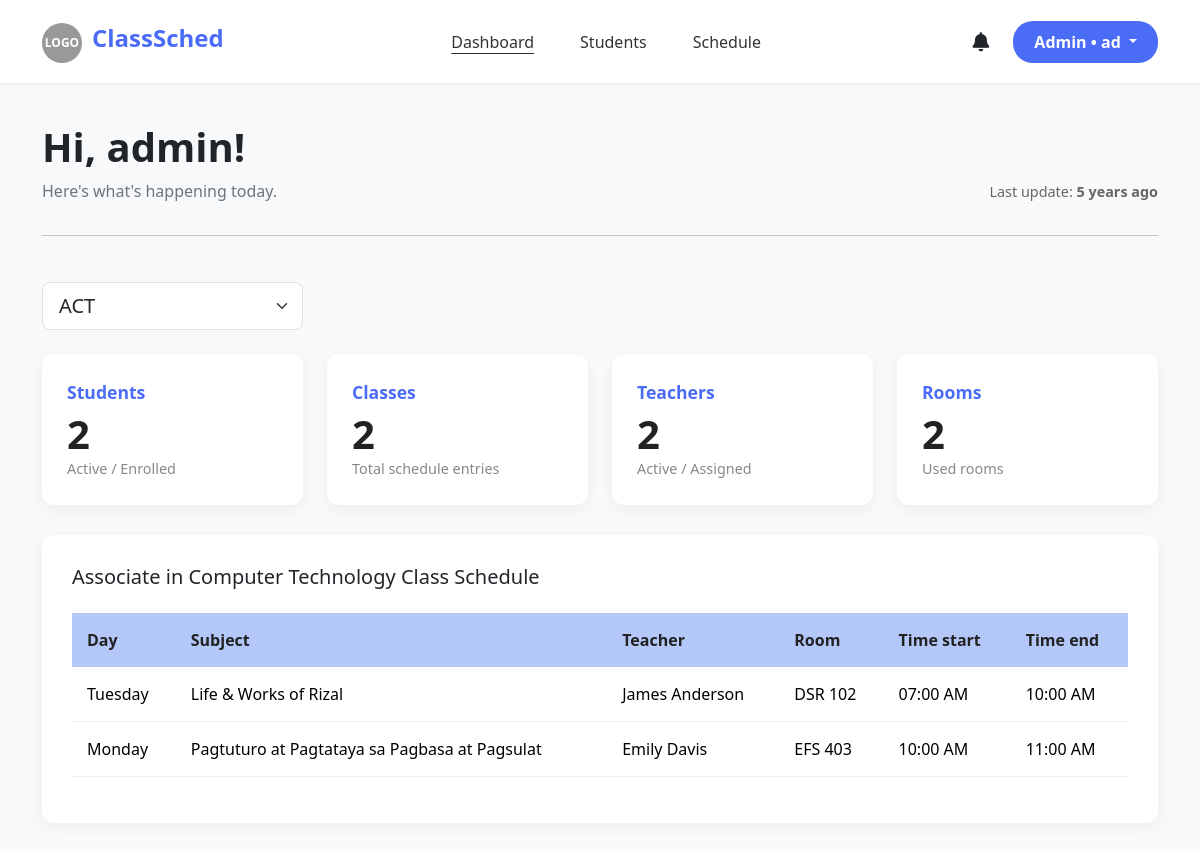
/src/admin_dashboard.php?course_id=2 (signed in), run on the app's committed database.
### tables this page shows
CREATE TABLE schedules (
        id INTEGER PRIMARY KEY AUTOINCREMENT,
        day TEXT NOT NULL,
        subject_id INTEGER NOT NULL,
        teacher_id INTEGER NOT NULL,
        room TEXT(10),
        time_start TIME,
        time_end TIME,
        course_id INTEGER NOT NULL,
        
        FOREIGN KEY (teacher_id) REFERENCES teachers(id),
        FOREIGN KEY (course_id) REFERENCES courses(id),
        FOREIGN KEY (subject_id) REFERENCES subjects(id)
    );

CREATE TABLE subjects (
        id INTEGER PRIMARY KEY AUTOINCREMENT,
        subject_name TEXT NOT NULL UNIQUE
    );

CREATE TABLE teachers (
        id INTEGER PRIMARY KEY AUTOINCREMENT,
        name TEXT NOT NULL UNIQUE
    );

### src/admin_dashboard.php (the view, shortened to what this page needs)
<?php
$user = $_SESSION["user"];
$db = get_db();
$selected_course = isset($_GET['course_id']) ? (int)$_GET['course_id'] : COURSE_ALL;
switch ($selected_course) {
    case COURSE_ACT:
        $course_name = "Associate in Computer Technology";
        break;
}
if ($selected_course === COURSE_ALL) {
    $student_enrolled = $db->querySingle("SELECT COUNT(id) FROM students");
    $classes_count = $db->querySingle("SELECT COUNT(id) FROM schedules");
    $teachers_count = $db->querySingle("SELECT COUNT(id) FROM teachers");
    $rooms_count = $db->querySingle("SELECT COUNT(DISTINCT room) FROM schedules WHERE room IS NOT NULL AND room != ''");
} else {
    $student_enrolled = $db->querySingle("SELECT COUNT(id) FROM students WHERE course_id = $selected_course");
    $classes_count = $db->querySingle("SELECT COUNT(id) FROM schedules WHERE course_id = $selected_course");
    $teachers_count = $db->querySingle("SELECT COUNT(DISTINCT teacher_id) FROM schedules WHERE course_id = $selected_course");
    $rooms_count = $db->querySingle("SELECT COUNT(DISTINCT room) FROM schedules WHERE room IS NOT NULL AND room != '' AND course_id = $selected_course");
}
$db_file_path = __DIR__ . '/../users.db';
$last_update_text = "Unknown";
if (file_exists($db_file_path)) {
    $file_mod_time = filemtime($db_file_path);
    $time_diff = time() - $file_mod_time;
    if ($time_diff < 60) {
        $last_update_text = "Just now";
    } else {
        $tokens = [
            31536000 => 'year',
            2592000 => 'month',
            604800 => 'week',
            86400 => 'day',
            3600 => 'hour',
            60 => 'minute',
            1 => 'second'
        ];
        foreach ($tokens as $unit => $text) {
            $numberOfUnits = floor($time_diff / $unit);
            $last_update_text = $numberOfUnits . ' ' . $text . (($numberOfUnits > 1) ? 's' : '') . ' ago';
            break;
        }
    }
}
$sql_sched = "
    SELECT
        sch.*,
        sub.subject_name AS subject_name_display,
        t.name AS teacher_name_display
    FROM schedules sch
    LEFT JOIN subjects sub ON sch.subject_id = sub.id
    LEFT JOIN teachers t ON sch.teacher_id = t.id
";
if ($selected_course !== COURSE_ALL) {
    $sql_sched .= " WHERE sch.course_id = :course_id";
} else {
    $sql_sched .= " GROUP BY sch.subject_id, sch.teacher_id, sch.room, sch.time_start, sch.time_end, sch.day";
}
$sql_sched .= " ORDER BY sch.time_start ASC";
$stmt = $db->prepare($sql_sched);
if ($selected_course !== COURSE_ALL) {
    $stmt->bindValue(':course_id', $selected_course, SQLITE3_INTEGER);
}
$sched_result = $stmt->execute();
?>
<!DOCTYPE html>
<html lang="en">
<head>
    <link href="https://cdn.jsdelivr.net/npm/bootstrap@5.3.3/dist/css/bootstrap.min.css" rel="stylesheet">
    <link href="https://cdnjs.cloudflare.com/ajax/libs/font-awesome/6.0.0/css/all.min.css" rel="stylesheet">
    <link rel="stylesheet" href="../admin_dashboard.css">
</head>
<body>
    <nav class="navbar navbar-expand-lg">
        <div class="container">
            <a class="navbar-brand" href="#">
                <span class="logo-circle">LOGO</span>ClassSched
            </a>
            <div class="collapse navbar-collapse justify-content-center" id="navbarNav">
                <ul class="navbar-nav">
                    <li class="nav-item"><a class="nav-link active" href="admin_dashboard.php">Dashboard</a></li>
                    <li class="nav-item"><a class="nav-link" href="admin_student_manage.php">Students</a></li>
                    <li class="nav-item"><a class="nav-link" href="admin_schedule.php">Schedule</a></li>
                </ul>
            </div>
            <div class="d-flex align-items-center">
                <i class="fa-solid fa-bell me-4" style="font-size: 1.2rem; cursor: pointer;"></i>
                <div class="dropdown">
                    <button class="btn btn-admin dropdown-toggle" type="button" data-bs-toggle="dropdown">
                        Admin • <?php echo htmlspecialchars(substr($user["name"], 0, 2)); ?>
                    </button>
                </div>
            </div>
        </div>
    </nav>
    <div class="container mb-5">
        <div class="row hero-section align-items-end">
            <div class="col-md-6">
                <h1 class="fw-bold">Hi, <?php echo htmlspecialchars($user["name"]); ?>!</h1>
                <p class="text-secondary mb-0">Here's what's happening today.</p>
            </div>
            <div class="col-md-6 last-update">
                Last update: <strong><?php echo $last_update_text; ?></strong>
            </div>
            <div class="col-12 mt-3">
                <hr>
            </div>
        </div>
        <div class="row mb-4">
            <div class="col-md-3">
                <form action="" method="GET">
                    <select name="course_id" class="form-select form-select-lg" onchange="this.form.submit()">
                        <option value="<?php echo COURSE_ACT; ?>" <?php if($selected_course == COURSE_ACT) echo 'selected'; ?>>ACT</option>
                    </select>
                </form>
            </div>
        </div>
        <div class="row g-4">
            <div class="col-md-3">
                <div class="stats-card">
                    <div class="stats-label">Students</div>
                    <div class="stats-number"><?php echo $student_enrolled; ?></div>
                    <div class="stats-sub">Active / Enrolled</div>
                </div>
            </div>
            <div class="col-md-3">
                <div class="stats-card">
                    <div class="stats-label">Classes</div>
                    <div class="stats-number"><?php echo $classes_count; ?></div>
                    <div class="stats-sub">Total schedule entries</div>
                </div>
            </div>
            <div class="col-md-3">
                <div class="stats-card">
                    <div class="stats-label">Teachers</div>
                    <div class="stats-number"><?php echo $teachers_count; ?></div>
                    <div class="stats-sub">Active / Assigned</div>
                </div>
            </div>
            <div class="col-md-3">
                <div class="stats-card">
                    <div class="stats-label">Rooms</div>
                    <div class="stats-number"><?php echo $rooms_count; ?></div>
                    <div class="stats-sub">Used rooms</div>
                </div>
            </div>
        </div>
        <div class="schedule-section">
            <h5 class="mb-4"><?php echo $course_name; ?> Class Schedule</h5>
            <div class="table-responsive">
                <table class="table custom-table">
                    <thead>
                        <tr>
                            <th>Day</th>
                            <th>Subject</th>
                            <th>Teacher</th>
                            <th>Room</th>
                            <th>Time start</th>
                            <th>Time end</th>
                        </tr>
                    </thead>
                    <tbody>
                        <?php while ($row = $sched_result->fetchArray(SQLITE3_ASSOC)): ?>
                        <tr>
                            <td><?php echo htmlspecialchars($row['day'] ?? '--'); ?></td>
                            <td><?php echo htmlspecialchars($row['subject_name_display'] ?? 'Unknown Subject'); ?></td>
                            <td><?php echo htmlspecialchars($row['teacher_name_display'] ?? 'Unknown Teacher'); ?></td>
                            <td><?php echo htmlspecialchars($row['room'] ?? 'TBA'); ?></td>
                            <td>
                                <?php
                                    if (!empty($row['time_start'])) {
                                        echo date("h:i A", strtotime($row['time_start']));
                                    } else {
                                        echo '--:--';
                                    }
                                ?>
                            </td>
                            <td>
                                <?php
                                    if (!empty($row['time_end'])) {
                                        echo date("h:i A", strtotime($row['time_end']));
                                    } else {
                                        echo '--:--';
                                    }
                                ?>
                            </td>
                        </tr>
                        <?php endwhile; ?>
                    </tbody>
                </table>
            </div>
        </div>
    </div>
</body>
</html>

### admin_dashboard.css (style rules this page uses)
body { background-color: #f8f9fa; font-family: 'Segoe UI', Tahoma, Geneva, Verdana, sans-serif; }
.navbar { background-color: white; box-shadow: 0 2px 4px rgba(0,0,0,0.05); padding: 15px 0; }
.navbar-brand { font-weight: 700; font-size: 1.5rem; color: #4a6cf7 !important; }
.logo-circle { display: inline-block; width: 40px; height: 40px; background-color: #999; border-radius: 50%; color: white; text-align: center; line-height: 40px; font-size: 12px; margin-right: 10px; }
.nav-link { color: #333 !important; font-weight: 500; margin: 0 15px; }
.nav-link.active { text-decoration: underline; text-decoration-color: #333; text-underline-offset: 5px; }
.btn-admin { background-color: #4a6cf7; color: white; border-radius: 20px; padding: 8px 20px; font-weight: 600; }
.hero-section { margin-top: 40px; margin-bottom: 30px; }
.last-update { text-align: right; color: #666; font-size: 0.9rem; }
.stats-card { background: white; border: none; border-radius: 12px; padding: 25px; box-shadow: 0 4px 15px rgba(0,0,0,0.05); height: 100%; transition: transform 0.2s; }
.stats-label { color: #4a6cf7; font-weight: 700; font-size: 1.1rem; margin-bottom: 5px; }
.stats-number { font-size: 2.5rem; font-weight: 700; color: #222; line-height: 1.2; }
.stats-sub { color: #888; font-size: 0.9rem; }
.schedule-section { background: white; padding: 30px; border-radius: 12px; margin-top: 30px; box-shadow: 0 4px 15px rgba(0,0,0,0.05); }
.custom-table thead th { background-color: #b3c7f9; color: #222; border: none; padding: 15px; }
.custom-table tbody td { padding: 15px; border-bottom: 1px solid #eee; vertical-align: middle; }

### data on the page
schedules: day "Tuesday", subject.subject_name "Life & Works of Rizal", teacher.name "James Anderson", room "DSR 102", time_start "07:00 AM", time_end "10:00 AM"
schedules: day "Monday", subject.subject_name "Pagtuturo at Pagtataya sa Pagbasa at Pagsulat", teacher.name "Emily Davis", room "EFS 403", time_start "10:00 AM", time_end "11:00 AM"

### other printed values
substr($user["name"], 0, 2) "ad"
$user["name"] "admin"
$last_update_text "5 years ago"
$student_enrolled "2"
$classes_count "2"
$teachers_count "2"
$rooms_count "2"
$course_name "Associate in Computer Technology"
